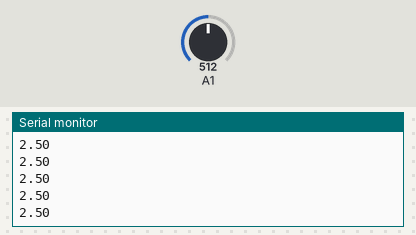
Bench run of a sketch on a simulated Arduino Uno, built with avr-gcc and run on an emulated ATmega328P. Parts: the last lines printed to the serial monitor. The test bench sets the inputs (shaded band); at power-on: A1 = 512.

Above: at 1.2 s.
1.3 s: A1 set to 716
At 2.0 s:
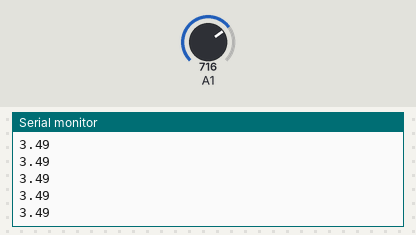
2.8 s: A1 set to 900
At 3.5 s:
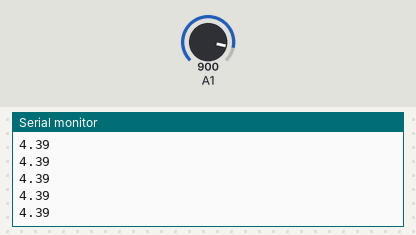
Timing chart, 0 to 5.8 s (numbered marks = the images above; inputs shaded):
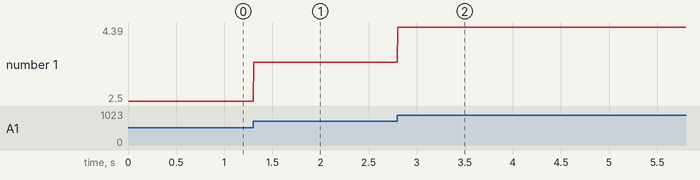

Measured:
- after the input at 1.3 s, the serial monitor: prints a new line at once (image 1)
- after the input at 2.8 s, the serial monitor: prints a new line at once (image 2)
- plotted number 1: 2.5 → 3.49 after the input at 1.3 s, 3.49 → 4.3 after the input at 2.8 s

The sketch:

lkemmelmeier_cpe301_lab7.ino
```cpp
#include <Stepper.h>

/*
 * Name: Lena Kemmelmeier
 * Lab Partner: Emma Cornia
 * Assignment: Lab 7
 * Class: CPE 301.1104
 * Date: 4/3/2024
*/


//
// Program to show general display of the
// ADC and initialization
// This version uses proper pointers.
//
//Written by  Shawn Ray, Version 1.0 10/30/2022
//

#define RDA 0x80
#define TBE 0x20

volatile unsigned char *myUCSR0A = (unsigned char *)0x00C0;
volatile unsigned char *myUCSR0B = (unsigned char *)0x00C1;
volatile unsigned char *myUCSR0C = (unsigned char *)0x00C2;
volatile unsigned int  *myUBRR0  = (unsigned int *) 0x00C4;
volatile unsigned char *myUDR0   = (unsigned char *)0x00C6;

volatile unsigned char* my_ADMUX = (unsigned char*) 0x7C;
volatile unsigned char* my_ADCSRB = (unsigned char*) 0x7B;
volatile unsigned char* my_ADCSRA = (unsigned char*) 0x7A;
volatile unsigned int* my_ADC_DATA = (unsigned int*) 0x78;

void setup()
{
  // setup the UART
  U0init(9600);
  // setup the ADC
  adc_init();

  U0putchar(5100); // set the scale on the graph
}
void loop()
{
  // do loopy stuff
  show_voltage();
}
void adc_init()
{
  // setup the A register
  *my_ADCSRA |= 0b10000000; // set bit   7 to 1 to enable the ADC
  *my_ADCSRA &= 0b11011111; // clear bit 6 to 0 to disable the ADC trigger mode
  *my_ADCSRA &= 0b11110111; // clear bit 5 to 0 to disable the ADC interrupt
  *my_ADCSRA &= 0b11111000; // clear bit 0-2 to 0 to set prescaler selection to slow reading
  // setup the B register
  *my_ADCSRB &= 0b11110111; // clear bit 3 to 0 to reset the channel and gain bits
  *my_ADCSRB &= 0b11111000; // clear bit 2-0 to 0 to set free running mode
  // setup the MUX Register
  *my_ADMUX  &= 0b01111111; // clear bit 7 to 0 for AVCC analog reference
  *my_ADMUX  |= 0b01000000; // set bit   6 to 1 for AVCC analog reference
  *my_ADMUX  &= 0b11011111; // clear bit 5 to 0 for right adjust result
  *my_ADMUX  &= 0b11100000; // clear bit 4-0 to 0 to reset the channel and gain bits
}
unsigned int adc_read(unsigned char adc_channel_num) // unsigned int is the volt
{
  // clear the channel selection bits (MUX 4:0)
  *my_ADMUX  &= 0b11100000;
  // clear the channel selection bits (MUX 5)
  *my_ADCSRB &= 0b11110111;
  // set the channel number
  if(adc_channel_num > 7)
  {
    // set the channel selection bits, but remove the most significant bit (bit 3)
    adc_channel_num -= 8;
    // set MUX bit 5
    *my_ADCSRB |= 0b00001000;
  }
  // set the channel selection bits
  *my_ADMUX  += adc_channel_num;
  // set bit 6 of ADCSRA to 1 to start a conversion
  *my_ADCSRA |= 0x40;
  // wait for the conversion to complete
  while((*my_ADCSRA & 0x40) != 0);
  // return the result in the ADC data register
  return *my_ADC_DATA;
}

void U0init(int U0baud)
{
 unsigned long FCPU = 16000000;
 unsigned int tbaud;
 tbaud = (FCPU / 16 / U0baud - 1);
 // Same as (FCPU / (16 * U0baud)) - 1;
 *myUCSR0A = 0x20;
 *myUCSR0B = 0x18;
 *myUCSR0C = 0x06;
 *myUBRR0  = tbaud;
}
unsigned char U0kbhit()
{
  return *myUCSR0A & RDA;
}
unsigned char U0getchar()
{
  return *myUDR0;
}
void U0putchar(unsigned char U0pdata)
{
  while((*myUCSR0A & TBE)==0);
  *myUDR0 = U0pdata;
}

void show_voltage(){
  unsigned int volt = adc_read(1);

  float voltage = (((float)volt / 1024) * 5) * 100;

  // separate into digits
  int digit3 = (int)voltage % 10;
  int x = (int)voltage/10;
  int digit2 = x % 10;
  int digit1 = x/10;

  char d3 = digit3 + 48;
  char d2 = digit2 + 48;
  char d1 = digit1 + 48;

  U0putchar(d1);
  U0putchar('.');
  U0putchar(d2);
  U0putchar(d3);
  U0putchar('\n');
}
```
